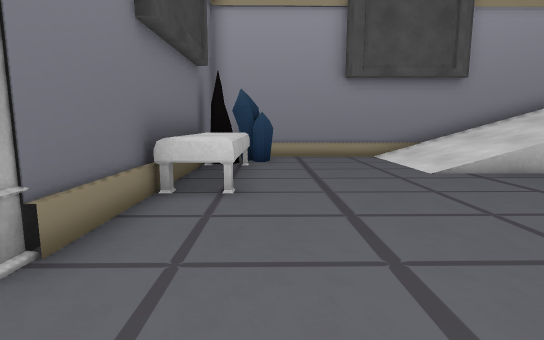
view 1 (above)

19 first-person views from a walk through a Unity game level. The camera is 1.2 m above the floor, tilts 8° down and sees 80° across. Doors are open. The floor is counted in squares, 1 m on a side. Each view is taken from the middle of a square. On the plan, view 1 faces up. The plan holds only what a view shows up to about 14 squares ahead; the rest is blank. The place goes on beyond the plan. The player is left out. Some animated figures are not drawn. Some surface patterns are stand-ins.

view 2
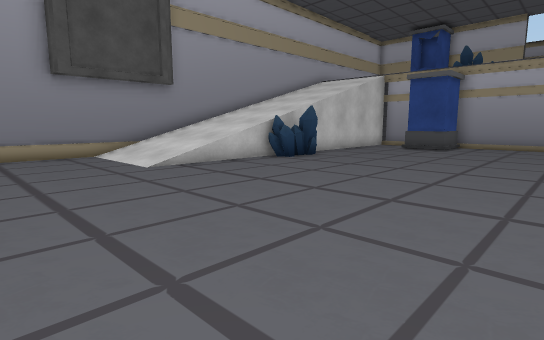

view 3
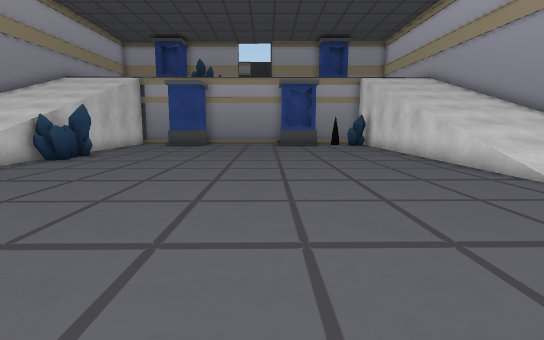

view 4
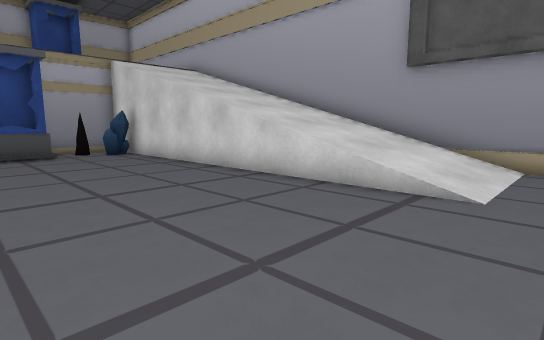

view 5
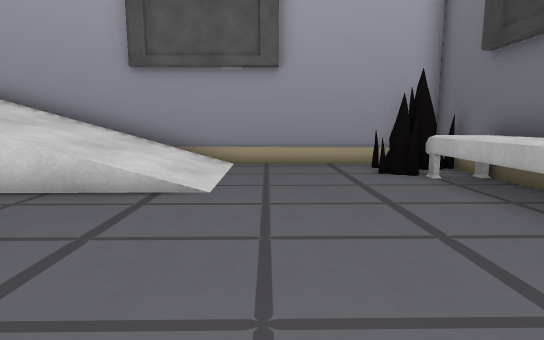

view 6
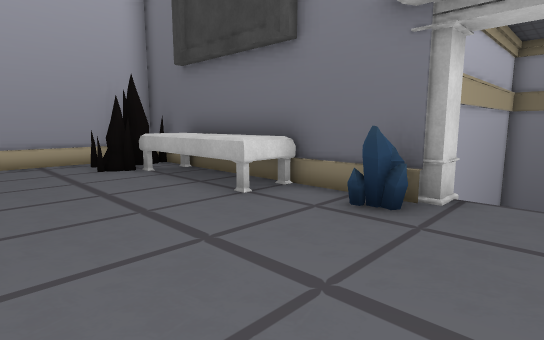

view 7
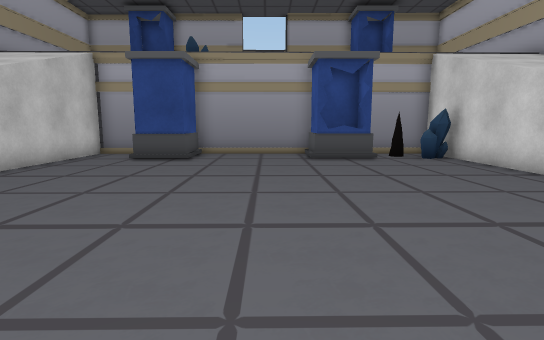

view 8
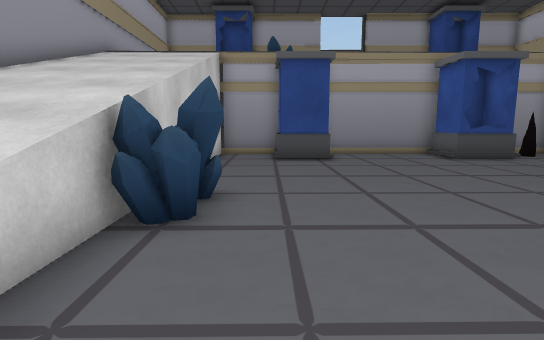

view 9
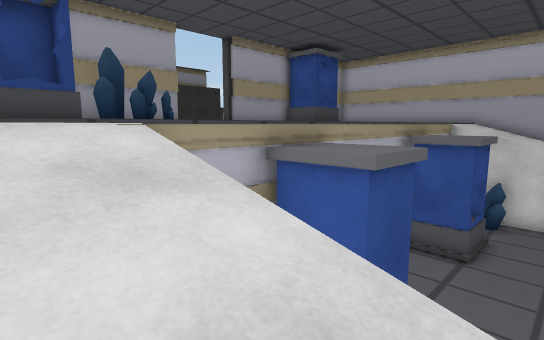

view 10
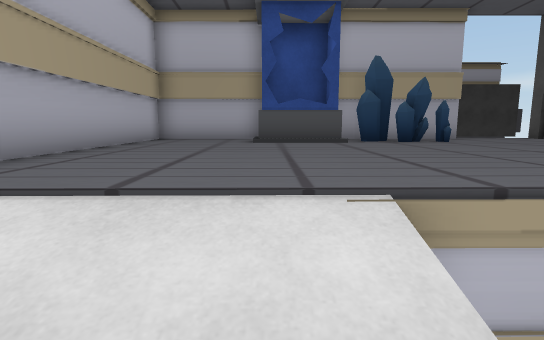

view 11
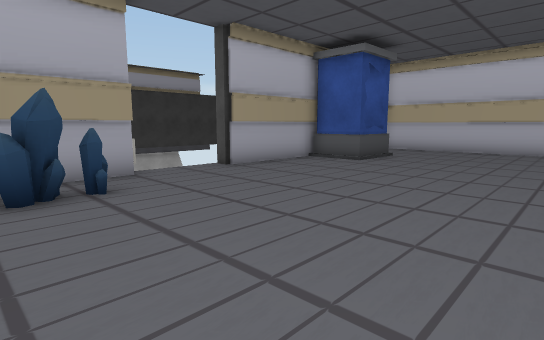

view 12
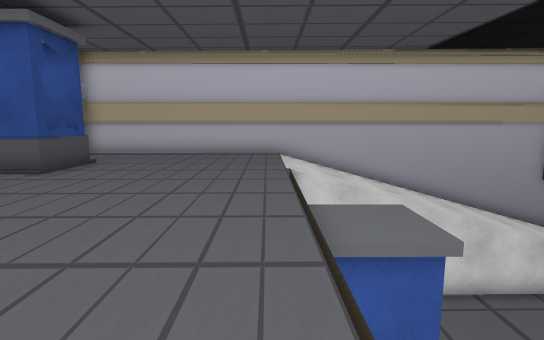

view 13
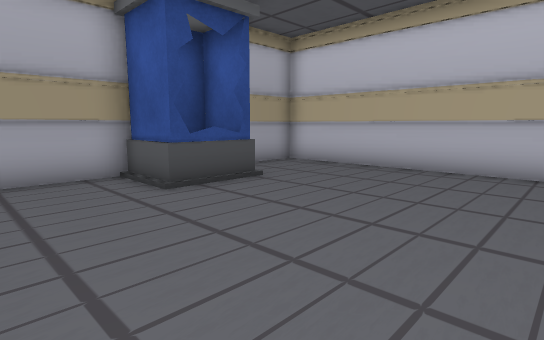

view 14
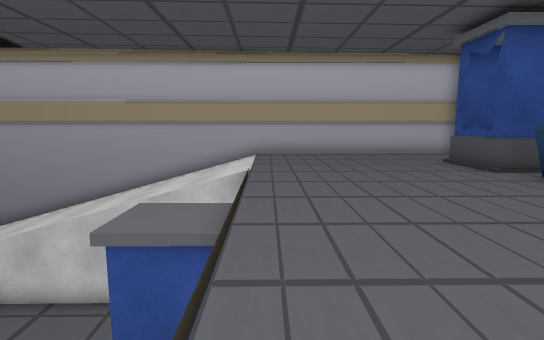

view 15
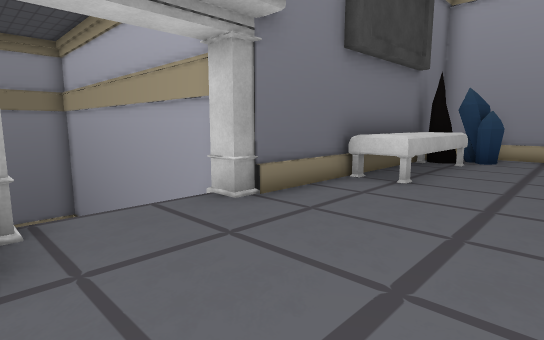

view 16
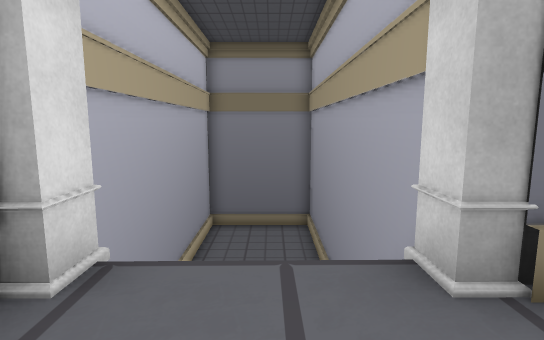

view 17
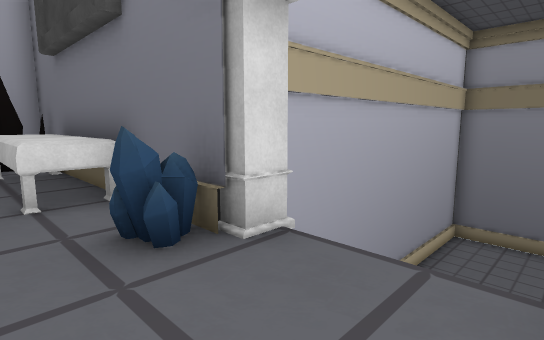

view 18
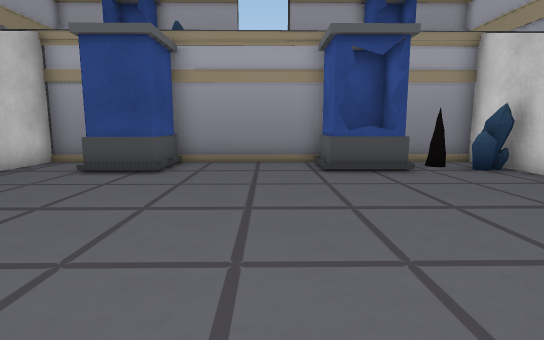

view 19
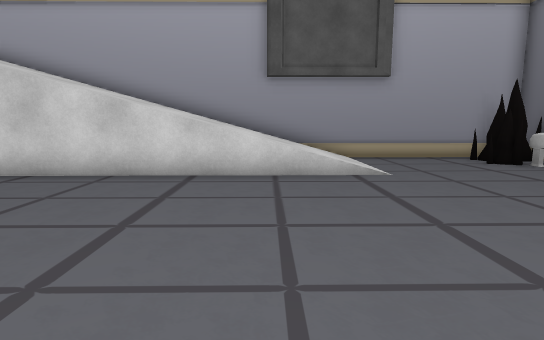

### Floor plan
Key: @ floor where view 1 was taken; # wall or solid block; . main floor; - floor 3.25 m lower than the main floor; : floor 4 m higher than the main floor; / step, stairs or slope; D open door; = window, fence, low wall or low ledge; C crystal; O other object.
Columns run from 14 left of view 1 to 28 right of it. Each row starts with its distance up from view 1.
 13              #############################
 12             ##.....//////////////::::::::#
 11             #C#....//////////////::::::::#
 10             OO.....//////////////::::::::#
  9             OO.....//////////////::::::OO#
  8             OO...../#=## C///////::::::OO#
  7             OO.........CC........::::::CO#
  6             OO.................OO::::::CC#
  5             #.................OOO::::::C:#
  4             #.................OOO::::::C:#
  3 #############....................:::::::DD
  2 #----      /.....................:::::::DDD
  1 #----      /.....................:::::::DDD
  0 #----      /..@..................:::::::DDD
 -1 #----      O#C.................OO::::::::#
 -2 #############..................OO::::::::#
 -3             #....................::::::::#
 -4             #O.................#.::::::OO#
 -5             #O................CC.::::::OO#
 -6             #O.....//////////////::::::OO#
 -7             #O.....//////////////::::::::#
 -8             ##O....//////////////::::::::#
 -9             #OO....//////////////::::::::#
-10             ##############################

Positions as (right, up) in squares from view 1, and headings:
1: (0, 0), facing up
2: (0, -1), facing up-right
3: (-2, 0), facing right
4: (3, 0), facing down-right
5: (3, 0), facing down
6: (3, 1), facing down-left
7: (5, 1), facing right
8: (5, 6), facing right
9: (14, 10), facing down-right
10: (16, 9), facing right
11: (19, 6), facing down-right
12: (19, 4), facing down
13: (19, -1), facing down-right
14: (19, -1), facing up
15: (2, -1), facing up-left
16: (0, 1), facing left
17: (0, 2), facing down-left
18: (8, 1), facing right
19: (7, 2), facing down
